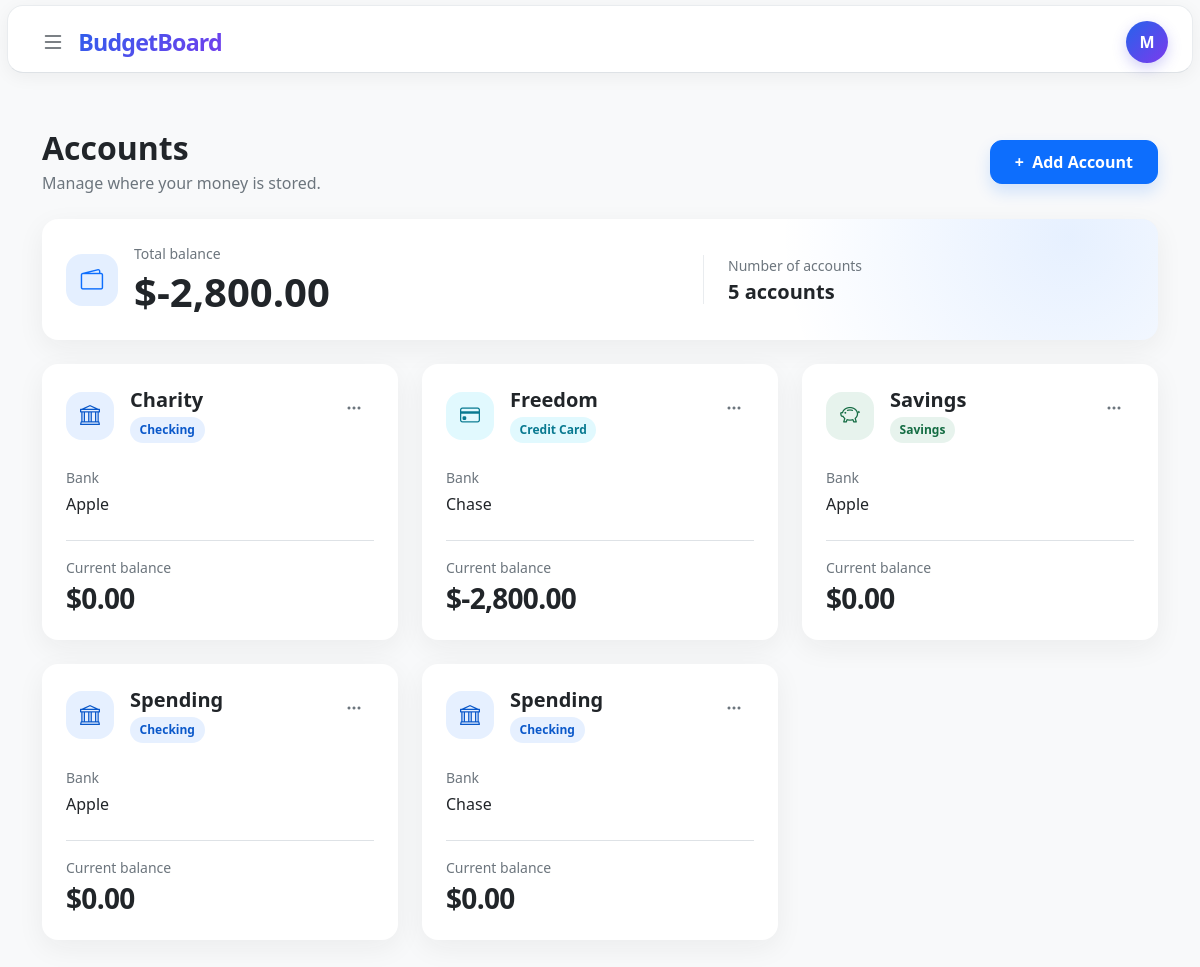
Page /accounts (signed in) on the committed database.
### tables this page shows
CREATE TABLE accounts(
    id INTEGER PRIMARY KEY AUTOINCREMENT,
    user_id INTEGER NOT NULL,
    name TEXT NOT NULL,
    type TEXT NOT NULL CHECK (
        type IN (
            'checking',
            'savings',
            'cash',
            'credit card',
            'investment',
            'other'
        )
    ),
    bank TEXT,
    created_at DATETIME NOT NULL DEFAULT CURRENT_TIMESTAMP, active INTEGER NOT NULL DEFAULT 1
CHECK (active IN (0, 1)),

    FOREIGN KEY (user_id) REFERENCES users(id)
);

### app.py (the view, shortened to what this page needs)
@app.route("/accounts", methods=["GET", "POST"])
def accounts():
    if request.method == "GET":
        user_id = session["user_id"]
        account_rows = db.execute(
            """
            SELECT
                accounts.id,
                accounts.name,
                accounts.type,
                accounts.bank,
                COALESCE(income_totals.total_income, 0) AS total_income,
                COALESCE(expense_totals.total_expenses, 0) AS total_expenses
            FROM accounts

            LEFT JOIN (
                SELECT
                    account_id,
                    SUM(amount) AS total_income
                FROM income
                WHERE user_id = ?
                GROUP BY account_id
            ) AS income_totals
                ON income_totals.account_id = accounts.id

            LEFT JOIN (
                SELECT
                    account_id,
                    SUM(amount) AS total_expenses
                FROM expenses
                WHERE user_id = ?
                GROUP BY account_id
            ) AS expense_totals
                ON expense_totals.account_id = accounts.id

            WHERE accounts.user_id = ?
            ORDER BY accounts.name
            """,
            user_id,
            user_id,
            user_id
        )
        total_balance = 0
        for account in account_rows:
            account["balance"] = (
                account["total_income"] - account["total_expenses"]
            )
            total_balance += account["balance"]
        return render_template(
            "accounts.html",
            accounts=account_rows,
            total_balance=total_balance,
            account_count=len(account_rows)
        )

### helpers.py (called while the page is built)
def usd(value):
    return f"${value:,.2f}"

### templates/accounts.html (shortened to what this page needs)
{% extends "layout.html" %}
{% block main %}
    <section class="accounts-page py-4 py-lg-5">
        <div class="container-xl">
            <div class="d-flex flex-column flex-sm-row align-items-sm-center justify-content-between gap-3 mb-4">
                <div>
                    <h1 class="h2 fw-bold mb-1">Accounts</h1>
                    <p class="text-secondary mb-0">Manage where your money is stored.</p>
                </div>
                <button
                    class="btn btn-primary accounts-add-button align-self-start align-self-sm-center px-4"
                    type="button"
                    data-bs-toggle="modal"
                    data-bs-target="#addAccountModal"
                >
                    <span class="me-1" aria-hidden="true">+</span> Add Account
                </button>
            </div>
            <div class="card accounts-summary-card border-0 mb-4">
                <div class="card-body p-4">
                    <div class="row align-items-center g-4">
                        <div class="col-sm-7">
                            <div class="d-flex align-items-center gap-3">
                                <div class="accounts-summary-icon" aria-hidden="true">
                                    <i class="bi bi-wallet2"></i>
                                </div>
                                <div>
                                    <p class="text-secondary small mb-1">Total balance</p>
                                    <p class="display-6 fw-bold mb-0">{{ total_balance | usd }}</p>
                                </div>
                            </div>
                        </div>
                        <div class="col-sm-5">
                            <div class="accounts-summary-detail ps-sm-4">
                                <p class="text-secondary small mb-1">Number of accounts</p>
                                <p class="h5 fw-semibold mb-0">{{ account_count }} account{% if account_count != 1 %}s{% endif %}</p>
                            </div>
                        </div>
                    </div>
                </div>
            </div>
            <div class="row g-4">
                {% for account in accounts %}
                    <div class="col-12 col-md-6 col-xl-4">
                        <article class="card account-card border-0 h-100">
                            <div class="card-body p-4">
                                <div class="d-flex align-items-start justify-content-between gap-3 mb-4">
                                    <div class="d-flex align-items-center gap-3 min-w-0">
                                        <div class="account-icon account-icon-{{ account.type | replace(' ', '-') }}" aria-hidden="true">
                                            {% if account.type == "checking" %}
                                                <i class="bi bi-bank"></i>
                                            {% elif account.type == "savings" %}
                                                <i class="bi bi-piggy-bank"></i>
                                            {% elif account.type == "cash" %}
                                                <i class="bi bi-cash-stack"></i>
                                            {% elif account.type == "credit card" %}
                                                <i class="bi bi-credit-card"></i>
                                            {% elif account.type == "investment" %}
                                                <i class="bi bi-graph-up-arrow"></i>
                                            {% else %}
                                                <i class="bi bi-wallet2"></i>
                                            {% endif %}
                                        </div>
                                        <div class="min-w-0">
                                            <h2 class="h5 fw-bold text-truncate mb-1">{{ account.name }}</h2>
                                            <span class="account-type account-type-{{ account.type | replace(' ', '-') }}">
                                                {{ account.type | title }}
                                            </span>
                                        </div>
                                    </div>
                                    <div class="dropdown">
                                        <button
                                            class="btn account-menu-button"
                                            type="button"
                                            data-bs-toggle="dropdown"
                                            aria-expanded="false"
                                            aria-label="Open {{ account.name }} account menu"
                                        >
                                            <i class="bi bi-three-dots"></i>
                                        </button>
                                    </div>
                                </div>
                                <p class="text-secondary small mb-1">Bank</p>
                                <p class="fw-medium mb-4">{{ account.bank or "None" }}</p>
                                <div class="account-balance pt-3 border-top">
                                    <p class="text-secondary small mb-1">Current balance</p>
                                    <p class="h3 fw-bold mb-0">{{ account.balance | usd }}</p>
                                </div>
                            </div>
                        </article>
                    </div>
                {% endfor %}
            </div>
        </div>
    </section>
{% endblock %}

### templates/layout.html (shortened to what this page needs)
<!DOCTYPE html>
<html lang="en">
<head>
    <link
        href="https://cdn.jsdelivr.net/npm/bootstrap@5.3.8/dist/css/bootstrap.min.css"
        rel="stylesheet"
    >
    <link
        rel="stylesheet"
        href="https://cdn.jsdelivr.net/npm/bootstrap-icons@1.13.1/font/bootstrap-icons.min.css"
    >
    <link
        rel="stylesheet"
        href="{{ url_for('static', filename='style.css') }}"
    >
</head>
<body>
    <header class="top-bar border-bottom bg-white">
        <div class="container-fluid px-4">
            <div class="d-flex align-items-center justify-content-between"
                 style="height: 72px;">
                <div class="d-flex align-items-center gap-3">
                    {% if session.get("user_id") %}
                        <button
                            class="btn menu-button"
                            type="button"
                            data-bs-toggle="offcanvas"
                            data-bs-target="#navigation"
                            aria-controls="navigation"
                            aria-label="Open navigation"
                        >
                            <i class="bi bi-list fs-4"></i>
                        </button>
                    {% endif %}
                    <a href="/" class="brand text-decoration-none" id="{% if session.get('user_id') %}title-li{% else %}title-lo{% endif %}">
                    </a>
                </div>
                <div class="d-flex align-items-center ms-auto">
                    {% if session.get("user_id") %}
                        <div class="dropdown">
                            <button
                                class="btn profile-button dropdown-toggle"
                                type="button"
                                data-bs-toggle="dropdown"
                                aria-expanded="false"
                                aria-label="Open account menu"
                            >
                                {{ session.get("username", "U")[0] | upper }}
                            </button>
                        </div>
                    {% endif %}
                </div>
            </div>
        </div>
    </header>
    <main>
        {% block main %}
        {% endblock %}
    </main>
</body>
</html>

### static/style.css (style rules this page uses)
body { background-color: #f8f9fa; color: #212529; }
.top-bar { position: relative; margin: 5px 7px 0; height: 68px; background: #ffffff; border: 1px solid #e9ecef; border-radius: 16px; box-shadow: 0 4px 18px rgba(0, 0, 0, 0.05); }
#title-li { position: absolute; left: 12%; transform: translateX(-50%); }
.brand { display: inline-flex; align-items: center; padding: 8px 14px; font-size: 1.45rem; font-weight: 750; letter-spacing: -0.8px; background: linear-gradient( 135deg, #2563eb, #7c3aed ); background-clip: text; -webkit-background-clip: text; color: transparent; -webkit-text-fill-color: transparent; border-radius: 12px; transition: transform 0.2s ease, opacity 0.2s ease; }
.menu-button { width: 42px; height: 42px; display: flex; align-items: center; justify-content: center; border: none; border-radius: 12px; color: #495057; transition: all 0.2s ease; }
.profile-button { width: 42px; height: 42px; display: inline-flex; align-items: center; justify-content: center; padding: 0; color: #ffffff; background: linear-gradient(135deg, #2563eb, #7c3aed); border: 0; border-radius: 50%; font-size: 1rem; font-weight: 700; box-shadow: 0 5px 14px rgba(79, 70, 229, 0.25); transition: transform 0.15s ease, box-shadow 0.15s ease; }
.profile-button::after { display: none; }
main { min-height: calc(100vh - 80px); padding-top: 8px; }
.accounts-page { min-height: calc(100vh - 72px); background-color: #f8f9fa; }
.accounts-add-button { min-height: 2.75rem; border-radius: 0.75rem; font-weight: 600; box-shadow: 0 0.5rem 1rem rgba(13, 110, 253, 0.16); }
.accounts-summary-card, .account-card { border-radius: 1rem; background-color: #fff; box-shadow: 0 0.5rem 1.75rem rgba(33, 37, 41, 0.06); }
.accounts-summary-card { background: radial-gradient(circle at 92% 15%, rgba(13, 110, 253, 0.1), transparent 18rem), #fff; }
.accounts-summary-icon, .account-icon { display: grid; flex: 0 0 auto; place-items: center; border-radius: 1rem; }
.accounts-summary-icon { width: 3.25rem; height: 3.25rem; background-color: rgba(13, 110, 253, 0.11); color: #0d6efd; font-size: 1.4rem; }
.accounts-summary-detail { border-left: 1px solid #e9ecef; }
.account-card { transition: transform 0.2s ease, box-shadow 0.2s ease; }
.account-icon { width: 3rem; height: 3rem; font-size: 1.25rem; }
.account-icon-checking, .account-type-checking { background-color: rgba(13, 110, 253, 0.1); color: #0a58ca; }
.account-icon-savings, .account-type-savings { background-color: rgba(25, 135, 84, 0.1); color: #146c43; }
.account-icon-credit-card, .account-type-credit-card { background-color: rgba(13, 202, 240, 0.12); color: #087990; }
.account-type { display: inline-flex; align-items: center; padding: 0.25rem 0.6rem; border-radius: 999px; font-size: 0.75rem; font-weight: 600; white-space: nowrap; }
.account-menu-button { display: grid; width: 2.5rem; height: 2.5rem; padding: 0; place-items: center; border: 0; border-radius: 0.7rem; color: #6c757d; }
.account-balance .h3 { letter-spacing: -0.025em; }
.min-w-0 { min-width: 0; }

### rows in the picture
accounts: name "Charity", type "Checking", bank "Apple", balance "$0.00"
accounts: name "Freedom", type "Credit Card", bank "Chase", balance "$-2,800.00"
accounts: name "Savings", type "Savings", bank "Apple", balance "$0.00"
accounts: name "Spending", type "Checking", bank "Apple", balance "$0.00"
accounts: name "Spending", type "Checking", bank "Chase", balance "$0.00"

### other values in the picture
{{ session.get("username", "U")[0] | upper }} "M"
{{ total_balance | usd }} "$-2,800.00"
{{ account_count }} "5"
